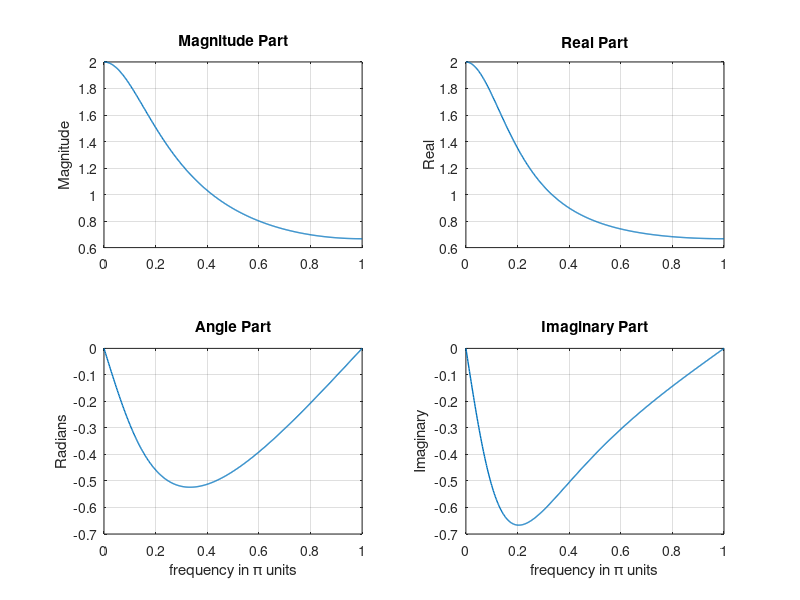

Here is the MATLAB script that generated this plot:
% Example 3

clear all; clc; close all
w = (0:1:500)*pi/500; % [0, pi] axis divided in to 501 points
X = exp(1j*w) ./ (exp(1j*w) - 0.5*ones(1,501));
magX = abs(X); angX = angle(X);
realX = real(X); imagX = imag(X);

subplot(2,2,1); plot(w/pi,magX,'linewidth',1); grid
% xlabel('frequency in \pi units');
title('Magnitude Part'); ylabel('Magnitude');

subplot(2,2,3); plot(w/pi,angX,'linewidth',1); grid
xlabel('frequency in \pi units');
title('Angle Part'); ylabel('Radians');

subplot(2,2,2); plot(w/pi,realX,'linewidth',1); grid
% xlabel('frequency in \pi units');
title('Real Part'); ylabel('Real');

subplot(2,2,4); plot(w/pi,imagX,'linewidth',1); grid
xlabel('frequency in \pi units');
title('Imaginary Part'); ylabel('Imaginary');


% Example 4

clear all; clc; close all
x1 = rand(1,11); x2 = rand(1,11); n = 0:10;
alpha = 2; beta = 3;
k = 0:500; w = (pi/500)*k;
X1 = x1 * (exp(-j*pi/500).^(n'*k)); % DTFT of x1
X2 = x2 * (exp(-j*pi/500).^(n'*k)); % DTFT of x2
x = alpha * x1 + beta * x2;         % Linear combination of x1 & x2
X = x * (exp(-j*pi/500).^(n'*k));  
% verification
X_check = alpha*X1 + beta*X2;       % Linear combination of x1 & x2
error = max(abs(X-X_check))         % Difference




% Example 5
clear all; clc; close all
x = rand(1,11); n = 0:10;
k = 0:500; w = (pi/500)*k;
X = x * (exp(-j*pi/500).^(n'*k)); % DTFT of x

% signal shifted by two samples
y = x; m = n+2;
Y = y * (exp(-j*pi/500).^(m'*k)); % DTFT of y

% Verification
Y_check = (exp(-j*2).^w).*X;        % multiplication by exp(-j2w)
error = max(abs(Y-Y_check))         % Difference



% Example 6
clear all; clc; close all
n = -5:10;  x = rand(1,length(n)) + j*rand(1,length(n));
k = -100:100; w = (pi/100)*k;       % frequency between -pi and +pi
X =x * (exp(-j*pi/100)).^(n'*k);    % DTFT of x

% conjugation property
y = conj(x); % signal conjugation
Y = y * (exp(-j*pi/100).^(n'*k));   % DTFT of y

% Verification
Y_check = conj(fliplr(X));           % conj(X(-w))
error = max(abs(Y-Y_check))         % Difference
